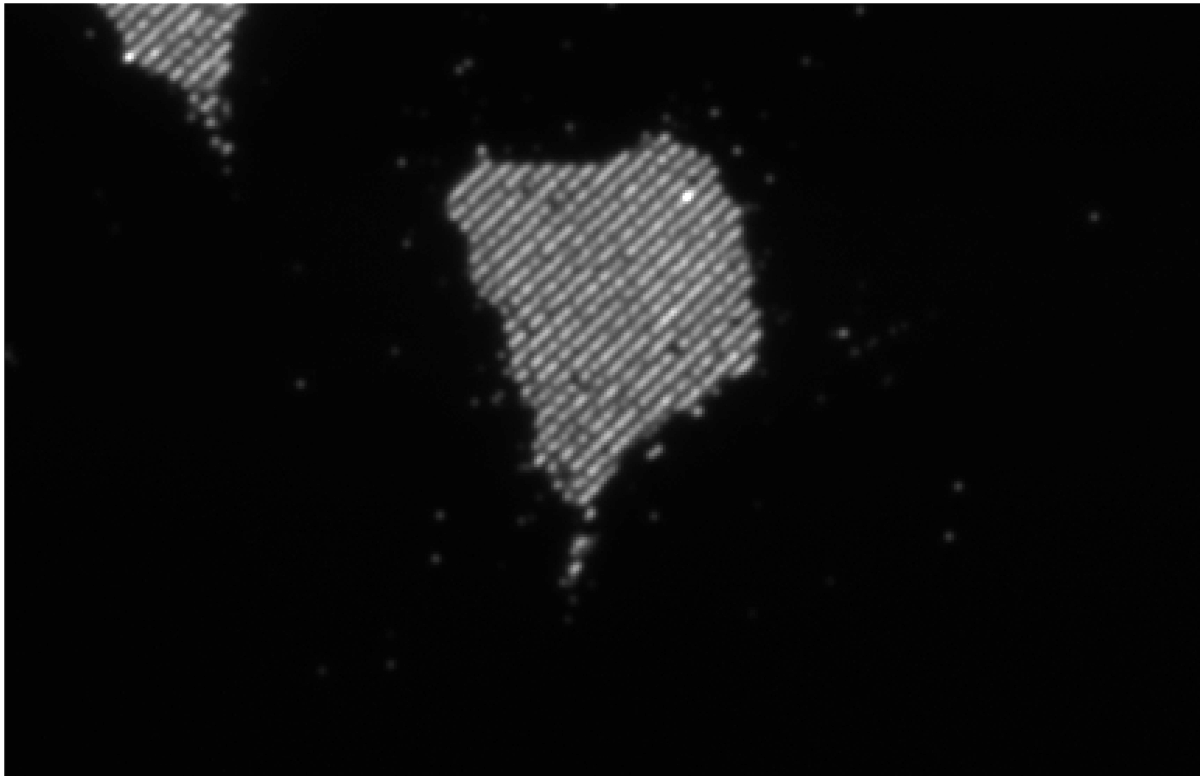
#> input picture cells-SIM.tif, 1202 x 777 px
$ jupyter execute --allow-errors Ekaterina_Antipushina_BIA2023_Midterm_final.ipynb   (older library calls are emulated)
#> lines starting #> are read from the running program, lines starting #| are printed output that depends on the picture; after the words box and inside, x2 and y2 are one past the last pixel; in counts of white or black regions, pixels touching at a corner belong together
**Problem 1 (6 pts)**
**Please provide brief answers to the following questions:**

**1. “This subcephalic superthoracic organ is ventral with regard to midfrontal coronal plane and includes dextral and sinistral lobes which are equidistant from the midsagittal plane.” What organ is this radiologist talking about? What modality is the safest and the most reasonable choice for imaging its cranial-caudal motus? (1.5 pt)**

The term "subcephalic" means below the head, and "superthoracic" refers to the area above the thorax or chest. The description of "dextral and sinistral lobes" suggests that there are two distinct portions or lobes, one on the right side and one on the left side, which are equal distances from the center line or midsagittal plane of the body. All of these characteristics match the anatomy of the lungs.

To image the cranial-caudal motus, or the movement of the lungs from top to bottom during breathing, the safest and most reasonable choice for imaging would be a chest X-ray. Chest X-rays are a routine and commonly used modality to assess the lungs and can provide information about the size, shape, and position of the lungs, as well as any abnormalities or pathology that may be present. They are generally safe and non-invasive, with low levels of radiation exposure.

**2. What is the Fourier Transform of the Point Source Response Function? Which computer tomography machine is more expensive: the one that has a large value of the integral under the curve of this transform; or the one with a small value? (1.5 pt)**

The Fourier Transform of the Point Source Response Function is a mathematical representation of the spatial resolution of a imaging system, such as a computed tomography (CT) machine. It describes how a point source, which represents an infinitesimally small object, is spread out or blurred in the resulting image.

The Fourier Transform of the Point Source Response Function (PSF) is given by:

$\mathcal{F{PSF(x,y)}}$=$\mathcal{H(u,v)}$

where $\mathcal{F}$ denotes the Fourier Transform operator, $PSF(x,y)$ is the PSF in the spatial domain, $H(u,v)$ is the resulting transfer function in the frequency domain, and $u$ and $v$ are the spatial frequency coordinates.

In general, a larger value of the integral under the curve of the Fourier Transform of the Point Source Response Function indicates better spatial resolution, meaning that the imaging system is able to distinguish smaller details and provide sharper images. A smaller value of the integral would indicate poorer spatial resolution, with less ability to differentiate fine details in the image.

Therefore, in the context of CT machines, the one with a larger value of the integral under the curve of the Fourier Transform of the Point Source Response Function would typically be more expensive. This is because higher spatial resolution is generally considered desirable in medical imaging, as it allows for better detection and characterization of small lesions or anatomical structures, which can be important for accurate diagnosis and treatment planning. However, it's important to note that the cost of a CT machine can depend on various factors beyond just spatial resolution, such as additional features, technology, brand, and other specifications.

**3. What is the major difference between phase contrast and confocal microscope? Draw the imaging diagrams of both. Which one of these two is better for visualizing 3D structure of an object if the CCD camera can only take one picture? (1.5 pt)**

The major difference between a phase contrast microscope and a confocal microscope lies in the way they generate contrast and visualize samples.

**Phase Contrast Microscope**

A phase contrast microscope is an optical microscope that enhances the contrast of transparent, unstained samples, such as living cells, by taking advantage of the differences in the phase of light passing through different parts of the sample. It converts changes in phase caused by differences in refractive index into changes in brightness, allowing for visualization of subtle structures and details in the sample.
The imaging diagram of a phase contrast microscope typically includes a phase contrast objective, a phase plate, and an eyepiece or camera for observation or image capture. Light from the source passes through the sample, and the phase plate in the objective or condenser introduces a phase shift to the light passing through the specimen. This phase-shifted light then interferes with the unshifted light, producing contrast in the resulting image.

**Confocal Microscope**

A confocal microscope is an advanced imaging tool that uses laser illumination and a pinhole aperture to achieve optical sectioning, which allows for visualization of specific focal planes within a thick sample, and rejection of out-of-focus light. This results in high-resolution, three-dimensional (3D) imaging of the sample.
The imaging diagram of a confocal microscope includes a laser light source, scanning mirrors, a pinhole aperture, and a photomultiplier tube (PMT) or a CCD camera for image detection. The laser light is focused onto the sample through an objective lens, and the reflected or emitted light from the sample passes back through the same objective lens. The scanning mirrors direct the light to the pinhole aperture, which rejects out-of-focus light, and then to the PMT or CCD camera for image capture.

In terms of visualizing the 3D structure of an object when only one picture can be taken with a CCD camera, a confocal microscope would generally be better suited compared to a phase contrast microscope. This is because a confocal microscope provides optical sectioning, allowing for imaging of specific focal planes within a sample and generation of 3D reconstructions. On the other hand, a phase contrast microscope provides contrast enhancement for the entire thickness of the sample, but does not inherently provide optical sectioning or the ability to generate 3D reconstructions. However, it's important to note that the choice of microscope depends on the specific requirements of the imaging experiment and the type of sample being studied.

**4. How much of X-ray radiation (in mSv) is transmitted to a patient during a typical dental X-ray? How does that compare to the natural radiation background on the Earth? (1.5 pt)**

The amount of X-ray radiation a patient receives during a typical dental X-ray varies based on factors such as the type of X-ray machine used and the specific imaging procedure. However, on average, a dental X-ray exposes a patient to about 0.005-0.01 mSv of radiation.

In comparison, the average annual natural background radiation exposure on Earth is about 2.4 mSv per year, which includes radiation from sources such as cosmic rays, radon gas, and radioactive materials in the Earth's crust.

Therefore, the amount of radiation a patient receives during a typical dental X-ray is relatively small compared to the amount of natural background radiation exposure. However, it's important to note that any exposure to ionizing radiation carries some potential risk, and medical professionals take precautions to minimize radiation exposure during imaging procedures.

**Problem 2 (15 pts)
Find image Cells-SIM.tif of a cell culture uploaded (you may remember seeing it in class during one of the lectures).**

1. The image was ruined by an interference filter which was mistakenly used in the microscope: basically, it’s just a piece of glass placed in front of the microscope’s camera. The mistake resulted in the pattern of stripes appearing on top of the cell images. Please show how you would get rid of this interference pattern digitally. Show the best filtered image that you could recover and describe your steps (show intermediate images as needed) (6 pts)

(a) Show images of segmentation using any auto-thresholding algorithm (Otsu, Huang, etc.) before and after the filtering. (1.5 pt)

(b) What is the PSNR and SSIM of the big cell in the middle of the image before and after filtering? (1.5 pt)

(c) What is the Area (in pixels) of the big cell in the middle of the image before and after? (1.5 pt)

2. Derive a Fourier Transform of the function f (x) = A sin(x) + B. Describe connection of this derivation to the result in #2.1 in terms of FT and inverse FT. (3 pt)

3. Is it possible to use the interference pattern to your advantage (instead of filtering it out)? If Yes, describe the algorithm conceptually. (1.5 pt)

[cell 1]
import matplotlib.pyplot as plt
from skimage import io
import numpy as np
from skimage import io, filters

# Load the image
img = io.imread('cells-SIM.tif')
#> img is the input picture: shape (777, 1202); min 0, max 255, mean 16.2

# Plot the image
plt.imshow(img)
plt.axis('off')
plt.show()

To remove the interference pattern from an image digitally, we can use Fourier transform techniques. The basic idea is to transform the image to the frequency domain, where the interference pattern is more easily identifiable and removable, and then transform it back to the spatial domain.

[cell 2]
# Load the image
img = io.imread('cells-SIM.tif')

# Convert to grayscale
if img.ndim == 3:
    gray = np.mean(img, axis=2)
else:
    gray = img

# Compute the Fourier transform
fft = np.fft.fft2(gray)

# Shift the Fourier transform
shifted_fft = np.fft.fftshift(fft)

# Visualize the Fourier transform
fft_mag = np.abs(shifted_fft)
io.imshow(np.log(fft_mag + 1))

# Identify the frequency components of the interference pattern
x, y = np.meshgrid(np.arange(gray.shape[1]), np.arange(gray.shape[0]))
center_x, center_y = gray.shape[1] / 2, gray.shape[0] / 2
distances = np.sqrt((x - center_x)**2 + (y - center_y)**2)
interference_freq = 0.04  # Adjust as needed
mask = distances < interference_freq * gray.shape[0]

# Apply the filter
filtered_fft = shifted_fft.copy()
filtered_fft[mask] = 0

# Inverse Fourier transform
filtered = np.fft.ifft2(np.fft.ifftshift(filtered_fft)).real
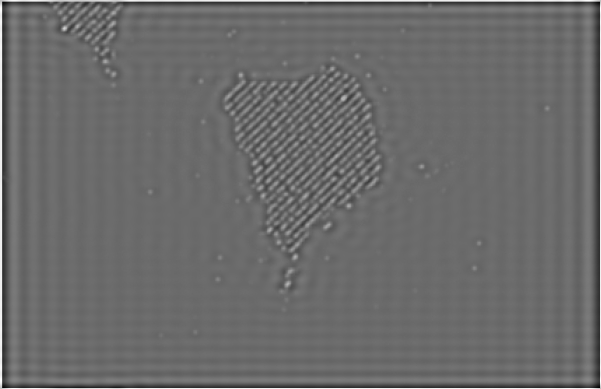
#> filtered: shape (777, 1202) float64 (shown at 1/2 size); min -136.7, max 189.3, mean 0; drawn with min black and max white

# Convert back to the original data type and scale
filtered = (filtered - filtered.min()) / (filtered.max() - filtered.min()) * img.max()

# Save the filtered image
io.imsave('filtered.tif', filtered.astype(img.dtype))

Try apply Gaussian filter

[cell 3]
from skimage import io, metrics, filters
import numpy as np

# Load the image
img = io.imread('cells-SIM.tif')

# Convert to grayscale
if img.ndim == 3:
    gray = np.mean(img, axis=2)
else:
    gray = img

# Apply Gaussian filter to the original image
gaussian = filters.gaussian(gray, sigma=1)

# Compute the Fourier transform
fft = np.fft.fft2(gaussian)

# Shift the Fourier transform
shifted_fft = np.fft.fftshift(fft)

# Visualize the Fourier transform
fft_mag = np.abs(shifted_fft)
io.imshow(np.log(fft_mag + 1))

# Identify the frequency components of the interference pattern
x, y = np.meshgrid(np.arange(gaussian.shape[1]), np.arange(gaussian.shape[0]))
center_x, center_y = gaussian.shape[1] / 2, gaussian.shape[0] / 2
distances = np.sqrt((x - center_x)**2 + (y - center_y)**2)
interference_freq = 0.04  # Adjust as needed
mask = distances < interference_freq * gaussian.shape[0]

# Apply the filter
filtered_fft = shifted_fft.copy()
filtered_fft[mask] = 0

# Inverse Fourier transform
filtered = np.fft.ifft2(np.fft.ifftshift(filtered_fft)).real

# Convert back to the original data type and scale
filtered = (filtered - filtered.min()) / (filtered.max() - filtered.min()) * img.max()


# Save the filtered image
io.imsave('filtered_gaus.tif', filtered.astype(img.dtype))
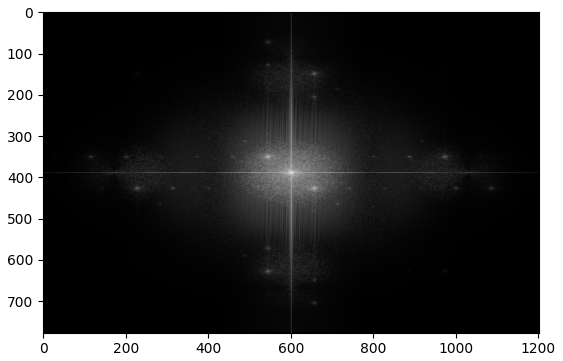
#> figure drawn by matplotlib, 1 panel

**(a) Show images of segmentation using any auto-thresholding algorithm (Otsu, Huang, etc.) before and after the filtering. (1.5 pt)**

Otsu algorithm

[cell 4]
import numpy as np
from skimage import io, filters, morphology
from scipy.ndimage import gaussian_filter
import matplotlib.pyplot as plt

# Load the image and convert to grayscale
image = io.imread('cells-SIM.tif')
gray = io.imread('cells-SIM.tif', as_gray=True)

# Apply Otsu thresholding before filtering
otsu_thresh = filters.threshold_otsu(gray)
#> otsu_thresh = 66
otsu_mask = gray >= otsu_thresh
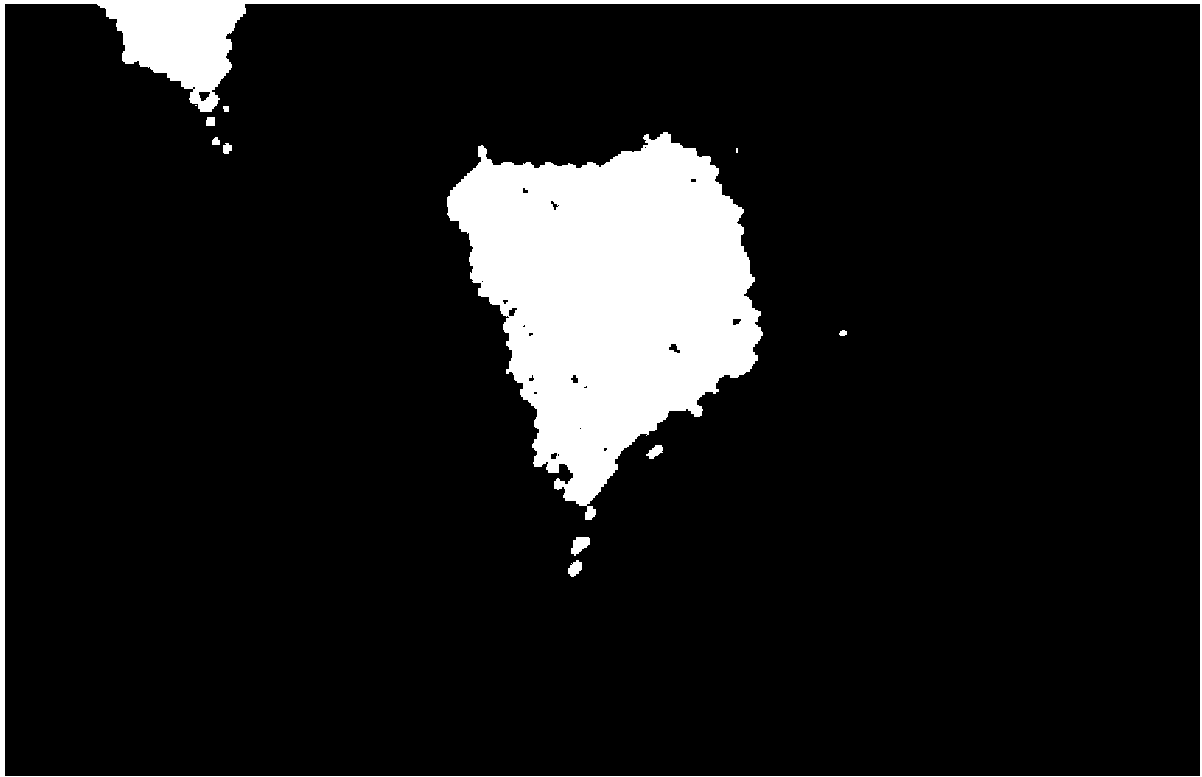
#> otsu_mask: shape (777, 1202) bool; 10% white; 12 white regions (2 under 20 px), largest, box (x1, y1, x2, y2) and area: (447, 132, 763, 520) 71763, (0, 0, 1202, 777) 20359, (571, 537, 590, 556) 234

# Apply the Gaussian filter
filtered = gaussian_filter(gray, sigma=1)

# Apply Otsu thresholding after filtering
otsu_thresh_filtered = filters.threshold_otsu(filtered)
#> otsu_thresh_filtered = 63
otsu_mask_filtered = filtered >= otsu_thresh_filtered
#> otsu_mask_filtered: shape (777, 1202) bool; 10.2% white; 11 white regions (1 under 20 px), largest, box (x1, y1, x2, y2) and area: (447, 132, 763, 520) 72190, (0, 0, 1202, 777) 22435, (571, 536, 591, 556) 250

# Plot the results
fig, axs = plt.subplots(2, 2, figsize=(8, 8), dpi=300,
                        gridspec_kw={'width_ratios': [1, 1],
                                     'height_ratios': [1, 1]})

axs[0, 0].imshow(image)
axs[0, 0].set_title('Original', fontsize=14)
axs[0, 1].imshow(otsu_mask, cmap='gray')
axs[0, 1].set_title('Otsu before filtering', fontsize=14)
axs[1, 0].imshow(filtered, cmap='gray')
axs[1, 0].set_title('Filtered', fontsize=14)
axs[1, 1].imshow(otsu_mask_filtered, cmap='gray')
axs[1, 1].set_title('Otsu after filtering', fontsize=14)

# Add gridlines to the subplots
axs[0, 0].grid(True)
axs[0, 1].grid(True)
axs[1, 0].grid(True)
axs[1, 1].grid(True)

# Add a colorbar to the grayscale image subplots
fig.colorbar(axs[0, 1].imshow(otsu_mask, cmap='gray'), ax=axs[0, 1])
fig.colorbar(axs[1, 0].imshow(filtered, cmap='gray'), ax=axs[1, 0])
fig.colorbar(axs[1, 1].imshow(otsu_mask_filtered, cmap='gray'), ax=axs[1, 1])

plt.tight_layout()
plt.show()

Adaptive thresholding

[cell 5]
import numpy as np
from skimage import io, filters, morphology
from scipy.ndimage import gaussian_filter
import matplotlib.pyplot as plt

# Load the image and convert to grayscale
image = io.imread('cells-SIM.tif')
gray = io.imread('cells-SIM.tif', as_gray=True)

# Apply adaptive thresholding before filtering
adapt_thresh = filters.threshold_local(gray, block_size=101)
adapt_mask = gray >= adapt_thresh
#> adapt_mask: shape (777, 1202) bool; 25.5% white; 2711 white regions (2160 under 20 px), largest, box (x1, y1, x2, y2) and area: (51, 302, 442, 621) 38563, (798, 57, 1155, 186) 27383, (593, 435, 943, 652) 24468

# Apply the Gaussian filter
filtered = gaussian_filter(gray, sigma=1)

# Apply adaptive thresholding after filtering
adapt_thresh_filtered = filters.threshold_local(filtered, block_size=101)
adapt_mask_filtered = filtered >= adapt_thresh_filtered
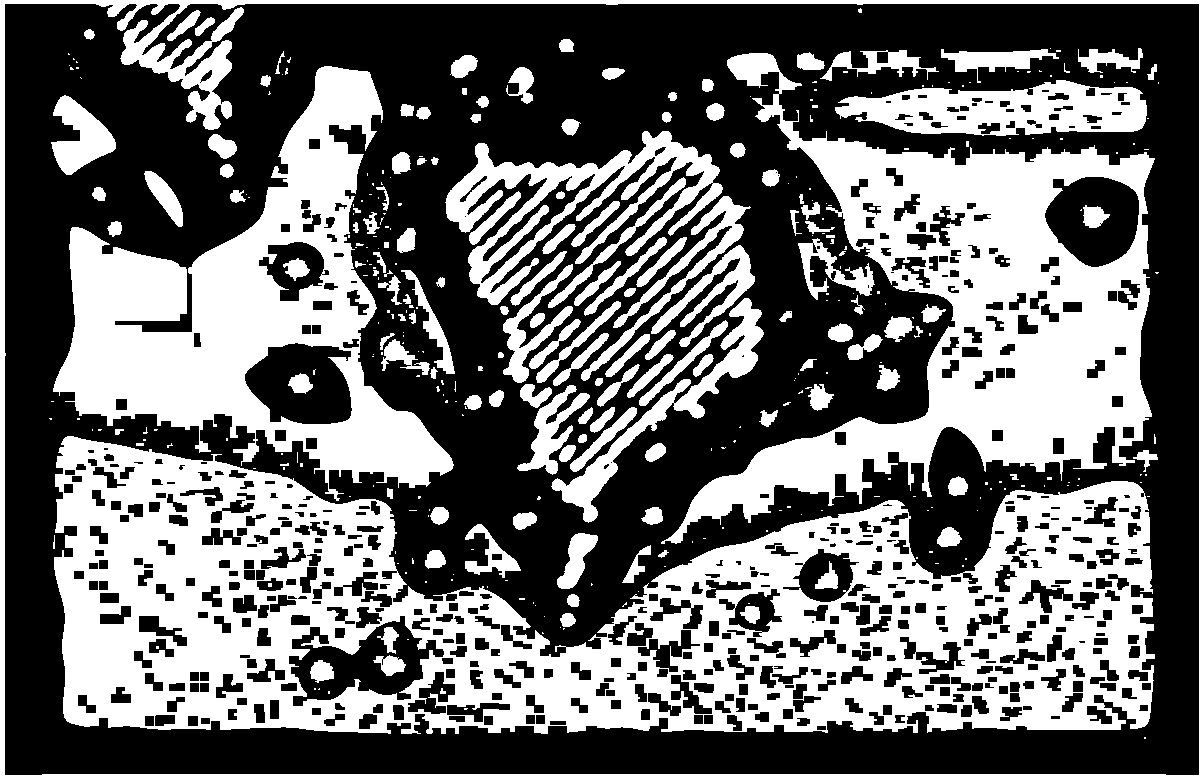
#> adapt_mask_filtered: shape (777, 1202) bool; 42.9% white; 369 white regions (224 under 20 px), largest, box (x1, y1, x2, y2) and area: (54, 436, 1155, 734) 157450, (661, 53, 1155, 544) 76037, (53, 66, 454, 501) 62113

# Plot the results
fig, axs = plt.subplots(2, 2, figsize=(8, 8), dpi=300,
                        gridspec_kw={'width_ratios': [1, 1],
                                     'height_ratios': [1, 1]})

axs[0, 0].imshow(image)
axs[0, 0].set_title('Original', fontsize=14)
axs[0, 1].imshow(adapt_mask, cmap='gray')
axs[0, 1].set_title('Adaptive before filtering', fontsize=14)
axs[1, 0].imshow(filtered, cmap='gray')
axs[1, 0].set_title('Filtered', fontsize=14)
axs[1, 1].imshow(adapt_mask_filtered, cmap='gray')
axs[1, 1].set_title('Adaptive after filtering', fontsize=14)

# Add gridlines to the subplots
axs[0, 0].grid(True)
axs[0, 1].grid(True)
axs[1, 0].grid(True)
axs[1, 1].grid(True)

# Add a colorbar to the grayscale image subplots
fig.colorbar(axs[0, 1].imshow(adapt_mask, cmap='gray'), ax=axs[0, 1])
fig.colorbar(axs[1, 0].imshow(filtered, cmap='gray'), ax=axs[1, 0])
fig.colorbar(axs[1, 1].imshow(adapt_mask_filtered, cmap='gray'), ax=axs[1, 1])

plt.tight_layout()
plt.show()
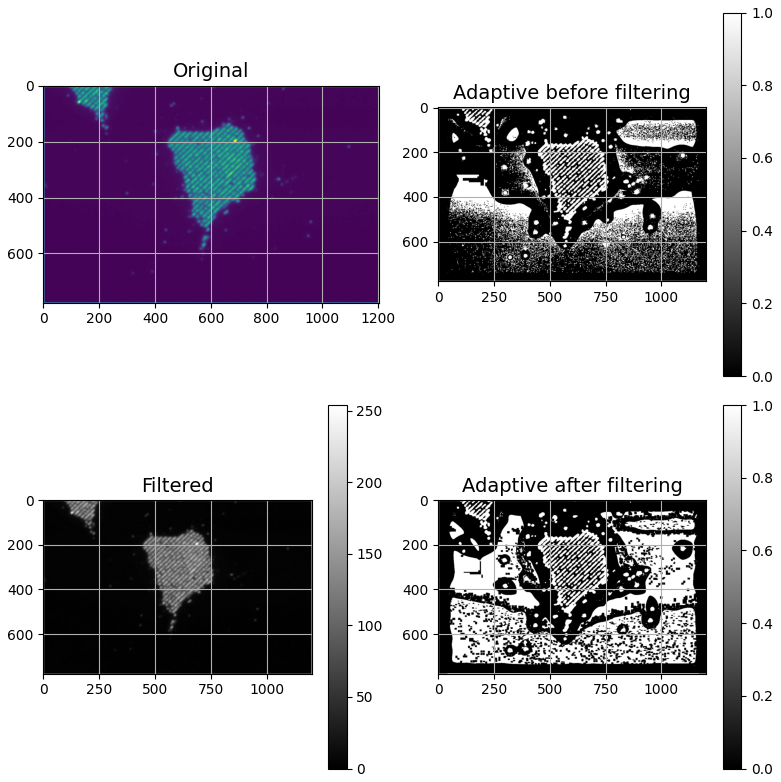
#> figure drawn by matplotlib, 7 panels

**(b) What is the PSNR and SSIM of the big cell in the middle of the image before and after filtering? (1.5 pt)**

[cell 6]
from skimage import io

# Load the image
img = io.imread('cells-SIM.tif')
imgf = io.imread('filtered.tif')
imgg = io.imread('filtered_gaus.tif')
# Get the size of the image
print('Image size:', img.shape)
#| Image size: (777, 1202)
print('Image size:', imgf.shape)
#| Image size: (777, 1202)
print('Image size:', imgg.shape)
#| Image size: (777, 1202)

[cell 7]
import matplotlib.pyplot as plt
# load the original and filtered images
img_original = io.imread('cells-SIM.tif')
img_filtered = io.imread('filtered_gaus.tif')
# remove the interference pattern using a median filter
img_median = filters.median(img_filtered, out=None, behavior='ndimage')

# crop the middle cell
cell_size = 200
x = img_original.shape[0] // 2 - cell_size // 2
y = img_original.shape[1] // 2 - cell_size // 2
img_original_cell = img_original[x:x+cell_size, y:y+cell_size]
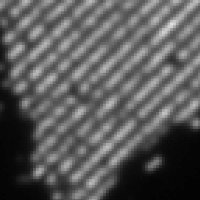
#> img_original_cell: shape (200, 200); min 2, max 226, mean 90.1
img_filtered_cell = img_filtered[x:x+cell_size, y:y+cell_size]
img_median_cell = img_median[x:x+cell_size, y:y+cell_size]
#> (the rest of the program and of its run is left out)
